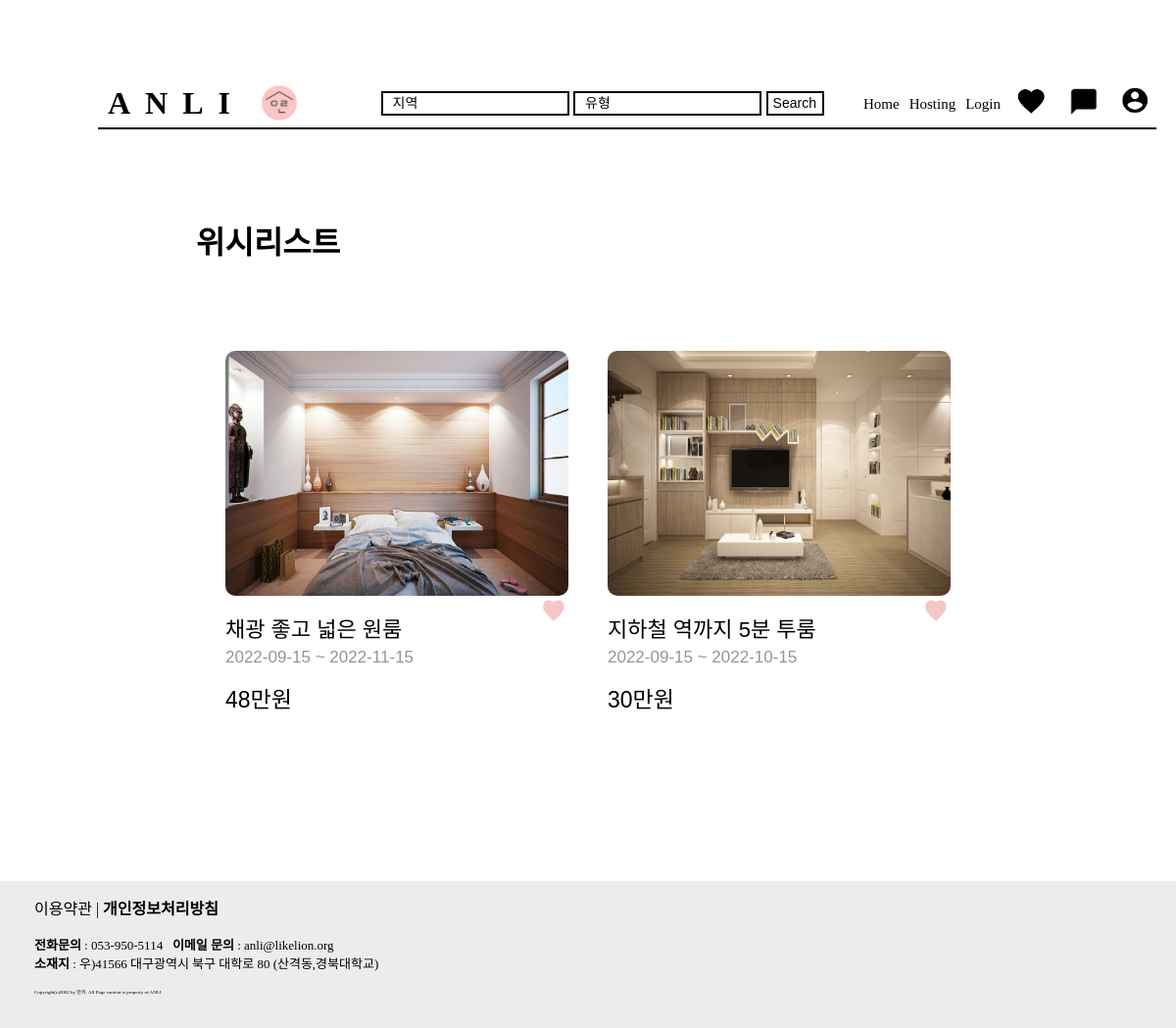
The app's page /wishlist/, older data.
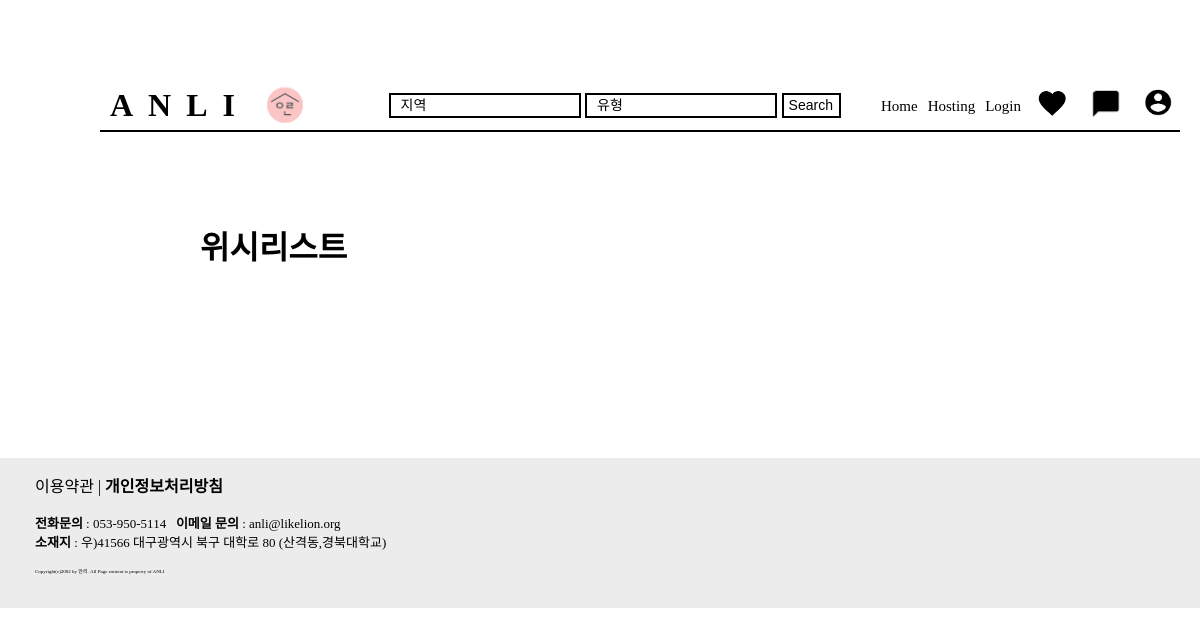
The same page, newer data.
### anli/models.py (models this page shows, shortened)
class Room(models.Model): #장고에서 제공하는 models.Model를 상속받아야한다.
    image = models.ImageField(upload_to="room/", blank=True, null=True)
    title = models.CharField(max_length=64,verbose_name = '제목')
    price = models.CharField(max_length=64,verbose_name = '가격')
    select_home = models.CharField(max_length=64,verbose_name = '집유형')
    location = models.CharField(max_length=200,verbose_name = '위치')
    smaller_period = models.CharField(max_length=64,verbose_name = '최소기간')
    startDay = models.CharField(max_length=64,verbose_name = '시작일')
    lastDay = models.CharField(max_length=64,verbose_name = '종료일')
    floor_space = models.CharField(max_length=64,verbose_name = '평수')
    bathroom = models.CharField(max_length=64,verbose_name = '욕실수')
    room = models.CharField(max_length=64,verbose_name = '방수')
    bed = models.CharField(max_length=64,verbose_name = '침대수')
    basic_info = models.CharField(max_length=64,verbose_name = '기본정보')
    option = models.CharField(max_length=64,verbose_name = '옵션')
    description = models.CharField(max_length=500,verbose_name = '설명')
    heart = models.IntegerField(verbose_name='위시')
    registered_dttm = models.DateTimeField(auto_now_add=True, verbose_name='등록시간')
    class Meta: #메타 클래스를 이용하여 테이블명 지정
        db_table = 'host_home'

### anli/views.py (the view)
# urls.py: path('wishlist/', views.wishlist, name="wishlist"),
def wishlist(request):
    rooms = Room.objects.all()
    return render(request, 'wishlist.html', {'rooms': rooms})

### anli/templates/wishlist.html (shortened to what this page needs)
{% load static %}
<html lang="en">
<head>
    <link rel="stylesheet" href="{% static 'css/default-style.css' %}" />
    <link rel="stylesheet" href="{% static 'css/wishlist2.css' %}" />
</head>
<body>
    <div class="navB inner">
        <div class="logo">
            <a href="{% url 'home' %}" class="brand-nameB">ANLI</a>
            <a href="{% url 'home' %}">
                <img src="{% static 'img/logo.png' %}" class="logo-img" alt="">
            </a>
        </div>
        <div class="navlink">
            <ul class="gnb">
                <form class="d-flex" action="{% url 'searchResult' %}" method="get">
                    <input class="search-inputB" type="search" placeholder="지역" name="location">
                    <input class="search-inputB" type="search" placeholder="유형" name="select_home">
                    <button class="search-btnB" type="submit">Search</button>
                </form>
                <li><a href="{% url 'home' %}" class="nav-nameB">Home</a></li>
                {% if user.is_authenticated %}
                <li><a href="{% url 'new' %}" class="nav-nameB">Hosting</a></li>
                {% else %}
                <li><a href="{% url 'login' %}" class="nav-nameB">Hosting</a></li>
                {% endif%}
                {% if user.is_authenticated %}
                <li><a href="{% url 'logout' %}" class="nav-nameB">Logout</a>
                    {% else %}
                <li><a href="{% url 'login' %}" class="nav-nameB">Login</a>
                    {% endif %}
                <li><a href="{% url 'wishlist' %}"><img src="{% static 'img/wishlist.png' %}" class="nav-imgB"
                            alt=""></a></li>
                <li><a href="{% url 'message' %}"><img src="{% static 'img/message.png' %}" class="nav-imgB" alt=""></a>
                </li>
                {% if user.is_authenticated %}
                <li><a href="{% url 'mypage' %}"><img src="{% static 'img/profile.png' %}" class="nav-imgB" alt=""></a>
                </li>
                {% else %}
                <li><a href="{% url 'login' %}"><img src="{% static 'img/profile.png' %}" class="nav-imgB" alt=""></a>
                </li>
                {% endif%}
            </ul>
        </div>
    </div>
    <h1 style="margin-left:200px;margin-top:90px;margin-bottom:90px;">위시리스트</h1>
    <div class="room">
        <div class="d-inline-flex">
            {% for room in rooms %}
            {% if room.heart == 1 %}
            <div class="room-box">
                <a href="{% url 'detail' room.id %}">
                    <img src="{{ room.image.url }}" class="img-room" alt="사진" style="border-radius:10px;"><br></a>
                <form action="{% url 'wishheart' room.id %}" method="post">
                    <button type="submit" onclick="changeHeart();"
                        style="float:right;background-color:white;padding:0;border:none;background:none;"><img id="img1"
                            style="width:30px; height:30px;" src="{% static 'img/full-heart.png' %}"></button>
                </form>
                <a class="room-detail-a" href="{% url 'detail' room.id %}">
                    <h4 class="room-name">{{ room.title }}</h4>
                    <h4 class="room-term">{{ room.startDay }} ~ {{ room.lastDay }}</h4>
                    <h4 class="room-tax">{{ room.price }}</h4>
                </a>
            </div>
            {% endif %}
            {% endfor %}
        </div>
    </div>
    <footer>
        <div class="footer-container">
            <div>이용약관 | <span class="bolder">개인정보처리방침</span></div>
            <p>
            <div class="fontsize13"><span class="bolder">전화문의</span> : 053-950-5114 &ensp;<span class="bolder">이메일
                    문의</span> : anli@likelion.org</div>
            <div class="fontsize13"><span class="bolder">소재지</span> : 우)41566 대구광역시 북구 대학로 80 (산격동,경북대학교)</div>
            </p>
            <div class="copyright">Copyright(c)2002 by 안리. All Page content is property of ANLI</div>
        </div>
    </footer>
</html>

Row changes from the older to the newer data that the page shows:
no longer on this page (row edited): Room: image (picture), heart 1 (drawn), title "채광 좋고 넓은 원룸", startDay "2022-09-15", lastDay "2022-11-15", price "48만원"
no longer on this page (row edited): Room: image (picture), heart 1 (drawn), title "지하철 역까지 5분 투룸", startDay "2022-09-15", lastDay "2022-10-15", price "30만원"
